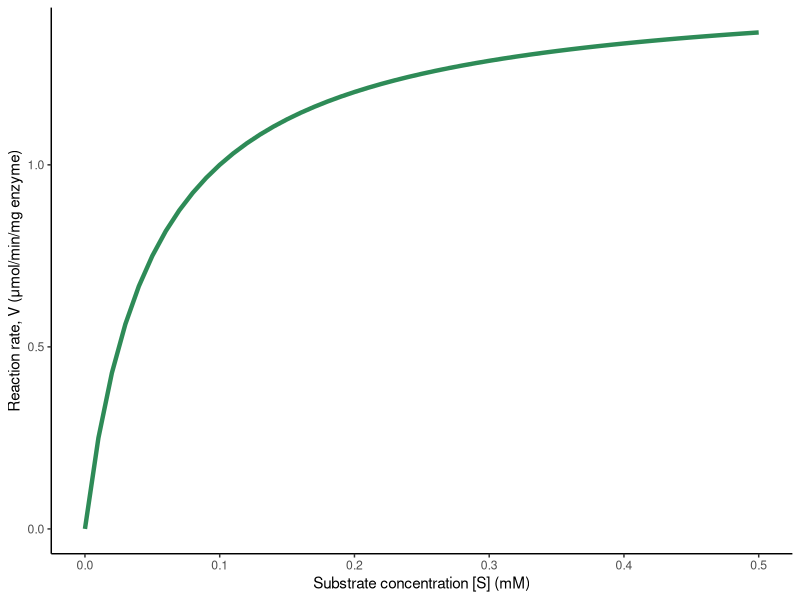

Write R code to recreate this figure.
## ---- chunk 1
library(ggplot2)
## ---- chunk 2
michaelis_menten <- function(S, Vmax, Km) {
  # Model is after Leonor Michaelis and Maud Menten
  
  # S is the substrate
  # Vmax is the maximum reaction rate (i.e., when the enzyme is saturated)
  # Km is the Michaelis constant, the substrate concentration at half Vmax
  V <- Vmax * S / (Km + S)

  return (V)
}
## ---- chunk 3

# Parameters 
Vmax <- 1.5   # μmol/min/mg enzyme
Km <- 0.05    # mM 

# Create an array of substrate concentrations (S, mM)
substrate_conc <- seq(0, 0.5, by=0.01)

# check what this looks like
print(substrate_conc)

# Compute reaction velocities
velocities <- michaelis_menten(substrate_conc, Vmax, Km)

# Create a data frame to make it easy to store the data and plot
df <- data.frame(
  substrate = substrate_conc,
  velocity = velocities
)

## ---- chunk 4
ggplot(df, aes(x=substrate, y=velocity)) +
  geom_line(color = "seagreen", linewidth=1.5) +
  labs(
    x = "Substrate concentration [S] (mM)",
    y = "Reaction rate, V (μmol/min/mg enzyme)"
  ) +
  theme_classic()
  

